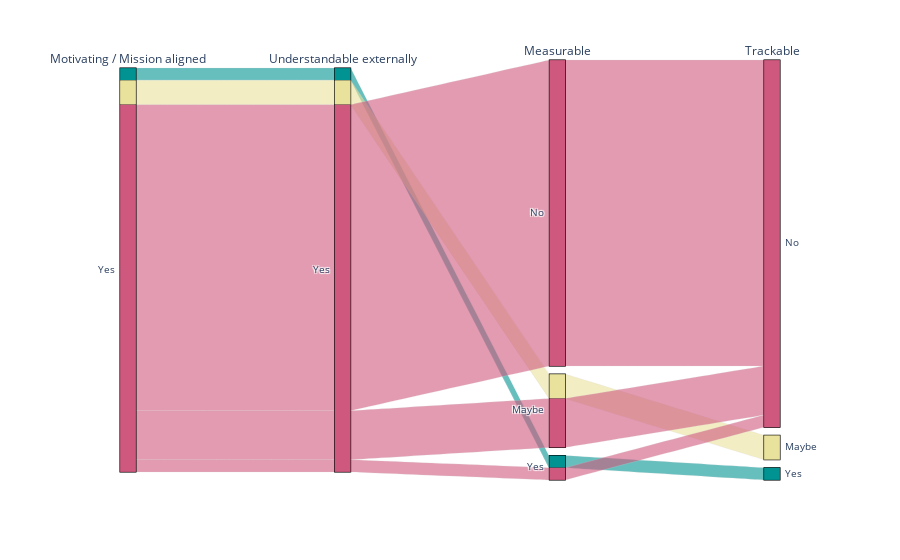

Source (notebook cell):
### Code cell
fig = px.parallel_categories(df.drop('Idea', axis=1),
                       dimensions=['Motivating / Mission aligned', 'Understandable externally','Measurable', 'Trackable'],
                       color='Color',
                       color_continuous_scale='Temps')

fig.update_layout(coloraxis_showscale=False)
fig

### Figure 1 — Plotly figure (JSON) as saved in the notebook; plotly's stock layout.template omitted (floating-point values rounded to 4 significant figures)
{"data": [{"dimensions": [{"label": "Motivating / Mission aligned", "values": ["Yes", "Yes", "Yes", "Yes", "Yes", "Yes", "Yes", "Yes", "Yes", "Yes", "Yes", "Yes", "Yes", "Yes", "Yes", "Yes", "Yes", "Yes", "Yes", "Yes", "Yes", "Yes", "Yes", "Yes", "Yes", "Yes", "Yes", "Yes", "Yes", "Yes", "Yes", "Yes", "Yes"]}, {"label": "Understandable externally", "values": ["Yes", "Yes", "Yes", "Yes", "Yes", "Yes", "Yes", "Yes", "Yes", "Yes", "Yes", "Yes", "Yes", "Yes", "Yes", "Yes", "Yes", "Yes", "Yes", "Yes", "Yes", "Yes", "Yes", "Yes", "Yes", "Yes", "Yes", "Yes", "Yes", "Yes", "Yes", "Yes", "Yes"]}, {"label": "Measurable", "values": ["No", "No", "No", "No", "No", "No", "Maybe", "Maybe", "Maybe", "No", "No", "No", "No", "No", "No", "Yes", "Maybe", "No", "No", "No", "No", "No", "No", "Maybe", "Maybe", "No", "No", "No", "No", "No", "No", "No", "Yes"]}, {"label": "Trackable", "values": ["No", "No", "No", "No", "No", "No", "Maybe", "No", "No", "No", "No", "No", "No", "No", "No", "Yes", "No", "No", "No", "No", "No", "No", "No", "Maybe", "No", "No", "No", "No", "No", "No", "No", "No", "No"]}], "domain": {"x": [0, 1], "y": [0, 1]}, "line": {"color": [3, 3, 3, 3, 3, 3, 2, 3, 3, 3, 3, 3, 3, 3, 3, 1, 3, 3, 3, 3, 3, 3, 3, 2, 3, 3, 3, 3, 3, 3, 3, 3, 3], "coloraxis": "coloraxis"}, "name": "", "type": "parcats"}], "layout": {"coloraxis": {"colorbar": {"title": {"text": "Color"}}, "colorscale": [[0, "rgb(0, 147, 146)"], [0.1667, "rgb(57, 177, 133)"], [0.3333, "rgb(156, 203, 134)"], [0.5, "rgb(233, 226, 156)"], [0.6667, "rgb(238, 180, 121)"], [0.8333, "rgb(232, 132, 113)"], [1, "rgb(207, 89, 126)"]], "showscale": false}, "legend": {"tracegroupgap": 0}, "margin": {"t": 60}}}
